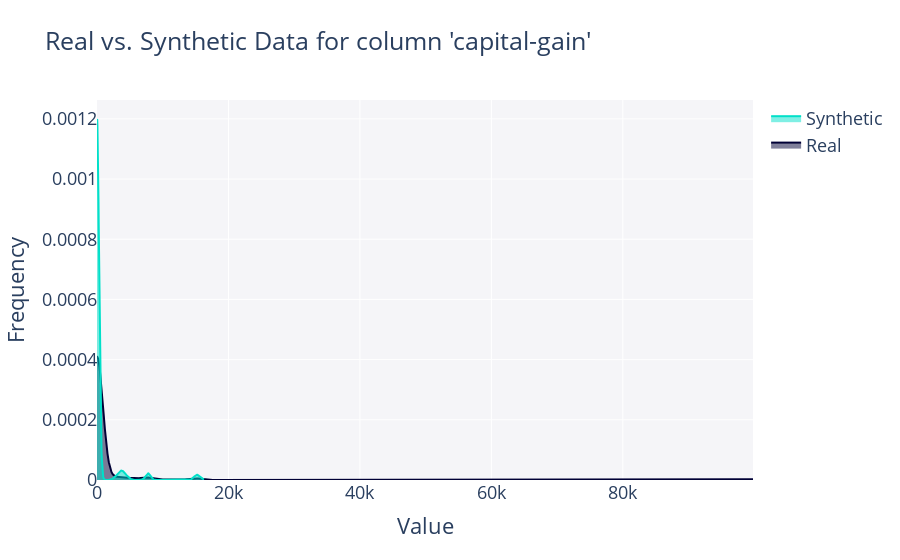

The cell this chart's notebook holds for it:
### Code cell
get_column_plot(
    real_data=df_train,
    synthetic_data=synthetic_data_ctgan,
    column_name='capital-gain',
    plot_type='distplot'
).show(renderer="vscode")

### Figure 1 — Plotly figure (JSON) as saved in the notebook; plotly's stock layout.template omitted (floating-point values rounded to 4 significant figures; data arrays with more than 128 entries replaced by an {"elided": "..."} marker saying what was removed)
{"data": [{"fill": "tozeroy", "hovertemplate": "<b>Real</b><br>Frequency: %{y}<extra></extra>", "legendgroup": "Real", "marker": {"color": "#000036"}, "mode": "lines", "name": "Real", "showlegend": true, "type": "scatter", "x": {"elided": "500 float values"}, "xaxis": "x", "y": {"elided": "500 float values"}, "yaxis": "y"}, {"fill": "tozeroy", "hovertemplate": "<b>Synthetic</b><br>Frequency: %{y}<extra></extra>", "legendgroup": "Synthetic", "marker": {"color": "#01E0C9"}, "mode": "lines", "name": "Synthetic", "showlegend": true, "type": "scatter", "x": {"elided": "500 float values"}, "xaxis": "x", "y": {"elided": "500 float values"}, "yaxis": "y"}], "layout": {"barmode": "overlay", "font": {"size": 18}, "hovermode": "closest", "legend": {"traceorder": "reversed"}, "plot_bgcolor": "#F5F5F8", "title": {"text": "Real vs. Synthetic Data for column 'capital-gain'"}, "xaxis": {"anchor": "y2", "domain": [0, 1], "title": {"text": "Value"}, "zeroline": false}, "yaxis": {"anchor": "free", "domain": [0, 1], "position": 0, "title": {"text": "Frequency"}}}}
